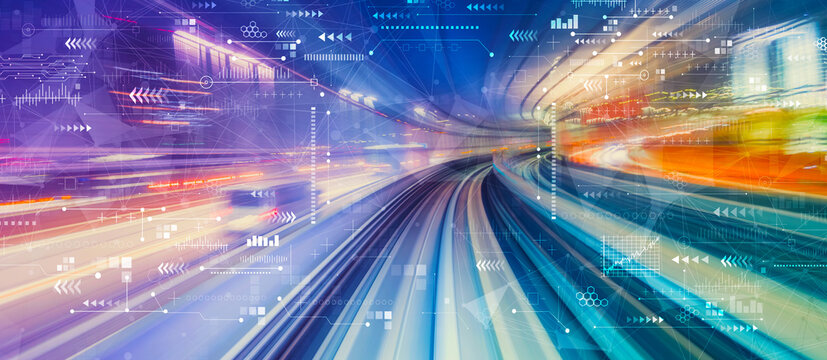
#> input picture backend/alembic/versions/uploads/files/7ae2ab19-aad1-4920-88a7-c192b8207100.jpg, 827 x 360 px
$ python -i image_utils.py   (imports and definitions only)
#> lines starting #> are read from the running program, lines starting #| are printed output that depends on the picture
"""Image processing utilities for thumbnail generation."""
from PIL import Image
import os
from pathlib import Path
from typing import Dict, Optional, Tuple

# サムネイルサイズ設定
THUMBNAIL_SIZES = {
    'small': (150, 150),    # 小サイズ (_s)
    'medium': (400, 400),   # 中サイズ (_m)
    'large': None,          # 大サイズ (_l) - 原寸、JPG高画質圧縮
}

# サポートする画像形式
SUPPORTED_IMAGE_FORMATS = {'.jpg', '.jpeg', '.png', '.gif', '.bmp', '.webp'}


def is_image_file(filename: str) -> bool:
    """画像ファイルかどうかを判定"""
    return Path(filename).suffix.lower() in SUPPORTED_IMAGE_FORMATS


# [62 lines left out: functions generate_thumbnail_filename, create_thumbnails, not called in this run]


def _fix_image_orientation(img: Image.Image) -> Image.Image:
    """EXIF情報に基づいて画像の向きを修正"""
    try:
        from PIL.ExifTags import ORIENTATION

        if hasattr(img, '_getexif'):
            exif = img._getexif()
            if exif is not None:
                orientation = exif.get(ORIENTATION)
                if orientation == 3:
                    img = img.rotate(180, expand=True)
                elif orientation == 6:
                    img = img.rotate(270, expand=True)
                elif orientation == 8:
                    img = img.rotate(90, expand=True)
    except Exception:
        # EXIF処理でエラーが発生した場合は元画像をそのまま使用
        pass

    return img


# [66 lines left out: functions _create_thumbnail, _create_large_thumbnail, get_thumbnail_path, cleanup_thumbnails, not called in this run]

>>> import cv2
>>> picture = cv2.imread('../alembic/versions/uploads/files/7ae2ab19-aad1-4920-88a7-c192b8207100.jpg', cv2.IMREAD_GRAYSCALE)
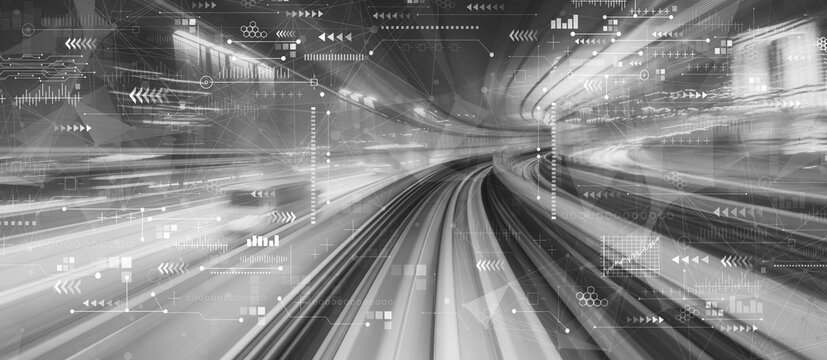
#> picture: shape (360, 827); min 20, max 255, mean 131.9
>>> result = _fix_image_orientation(picture)

$ run again, on backend/alembic/versions/uploads/files/bc3e82b9-5a59-4504-a455-1862a4826a98.jpg
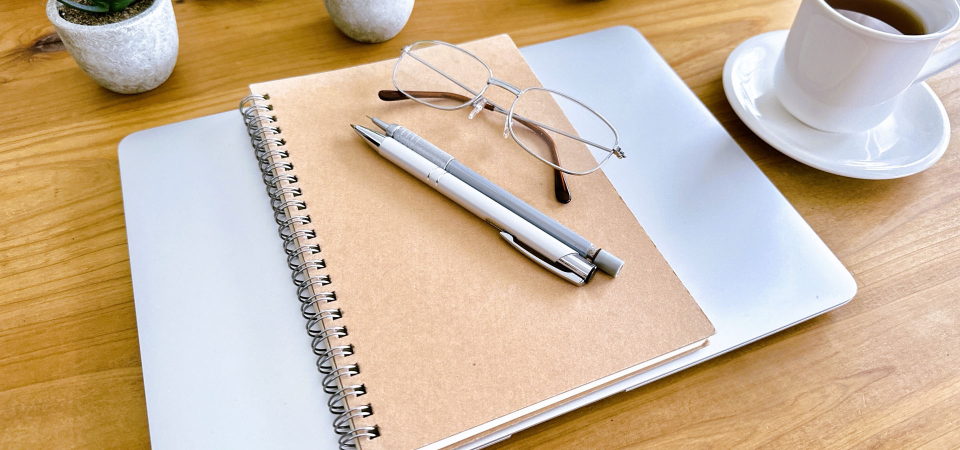
#> input picture backend/alembic/versions/uploads/files/bc3e82b9-5a59-4504-a455-1862a4826a98.jpg, 1920 x 900 px (shown at 1/2 size)
#> `picture = cv2.imread('../alembic/versions/uploads/files/7ae2ab19-aad1-..`:
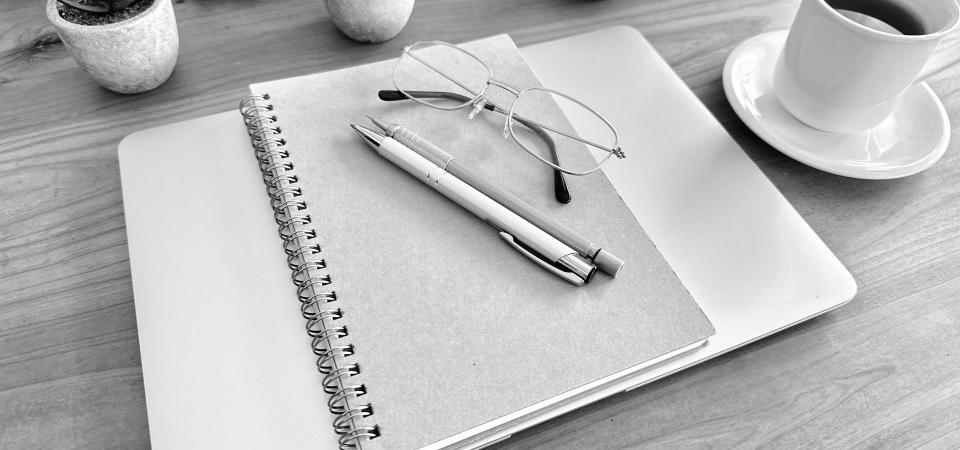
#> picture: shape (900, 1920) (shown at 1/2 size); min 0, max 255, mean 184.5
